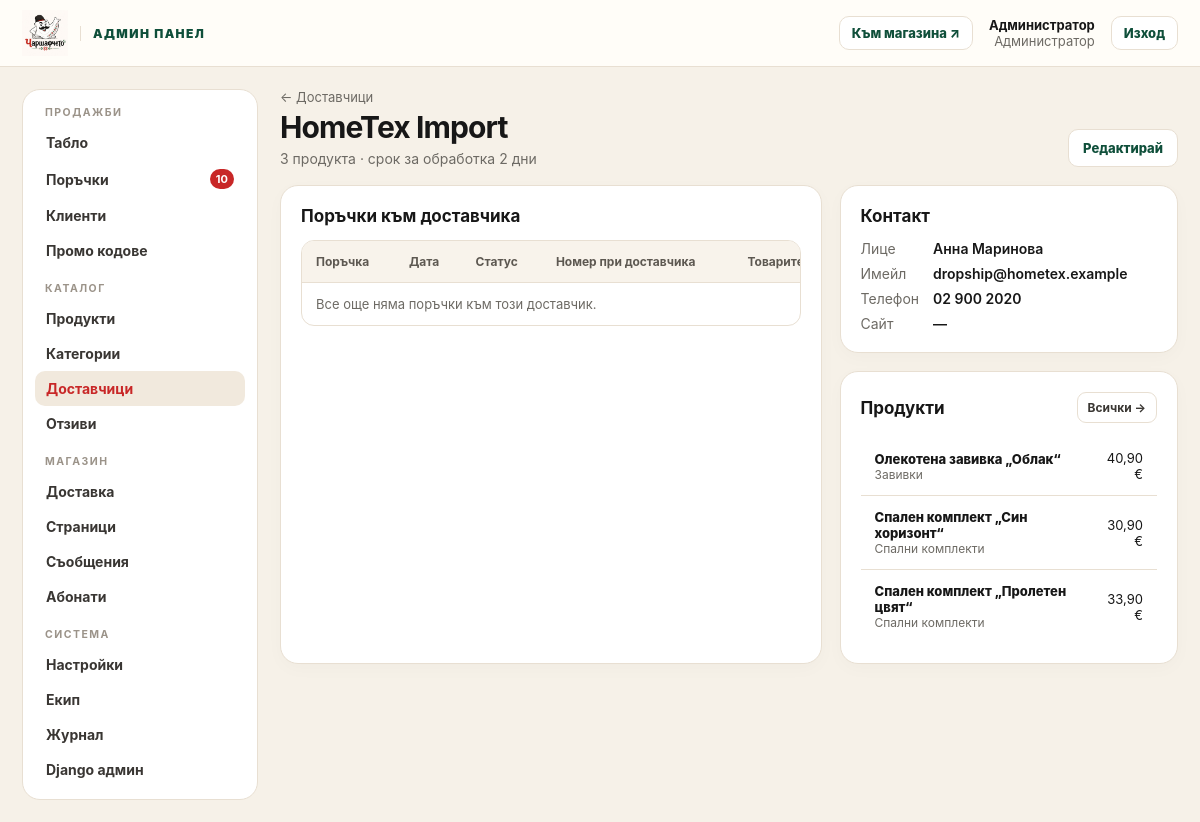
Page /dashboard/suppliers/2/ (signed in) on the committed database.
### accounts/models.py (models this page shows, shortened)
class User(AbstractUser):
    username = None
    email = models.EmailField("имейл", unique=True)
    phone = models.CharField("телефон", max_length=32, blank=True)
    marketing_consent = models.BooleanField("съгласие за маркетинг", default=False)
    email_verified = models.BooleanField("потвърден имейл", default=False)
    USERNAME_FIELD = "email"
    REQUIRED_FIELDS = []
    objects = UserManager()
    class Meta:
        verbose_name = "потребител"
        verbose_name_plural = "потребители"

### catalog/models.py (models this page shows, shortened)
class Supplier(models.Model):
    name = models.CharField("име", max_length=120)
    contact_person = models.CharField("лице за контакт", max_length=120, blank=True)
    email = models.EmailField("имейл за поръчки", blank=True)
    phone = models.CharField("телефон", max_length=40, blank=True)
    website = models.URLField("уебсайт", blank=True)
    processing_days = models.PositiveIntegerField(
        "срок за обработка (дни)", default=2, help_text="Колко работни дни отнема на доставчика да изпрати."
    )
    auto_forward = models.BooleanField(
        "автоматично препращане",
        default=False,
        help_text="Изпраща имейл с поръчката към доставчика веднага щом бъде потвърдена.",
    )
    notes = models.TextField("бележки", blank=True)
    is_active = models.BooleanField("активен", default=True)
    created_at = models.DateTimeField(auto_now_add=True)
    class Meta:
        ordering = ["name"]
        verbose_name = "доставчик"
        verbose_name_plural = "доставчици"

class Product(models.Model):
    name = models.CharField("име", max_length=200)
    slug = models.SlugField(unique=True, max_length=220, blank=True)
    sku = models.CharField("артикулен номер", max_length=60, unique=True, blank=True, null=True)
    category = models.ForeignKey(
        Category, on_delete=models.PROTECT, related_name="products", verbose_name="категория"
    )
    supplier = models.ForeignKey(
        Supplier, null=True, blank=True, on_delete=models.SET_NULL, related_name="products", verbose_name="доставчик"
    )
    supplier_url = models.URLField("линк към продукта при доставчика", blank=True)
    short_description = models.CharField("кратко описание", max_length=300, blank=True)
    description = models.TextField("описание", blank=True)
    price = models.DecimalField(
        "цена", max_digits=10, decimal_places=2, validators=[MinValueValidator(Decimal("0.01"))]
    )
    compare_at_price = models.DecimalField(
        "стара цена", max_digits=10, decimal_places=2, null=True, blank=True,
        help_text="Показва се зачеркната, когато продуктът е в промоция.",
    )
    cost_price = models.DecimalField(
        "доставна цена", max_digits=10, decimal_places=2, null=True, blank=True,
        help_text="Цената, която плащате на доставчика. Използва се за изчисляване на печалбата.",
    )
    material = models.CharField("материя", max_length=120, blank=True)
    pieces = models.CharField("комплект", max_length=60, blank=True)
    color = models.CharField("цвят", max_length=80, blank=True)
    care = models.CharField("поддръжка", max_length=200, blank=True, default="Пране на 40°C, без белина")
    badge = models.CharField("етикет", max_length=30, blank=True, help_text="Напр. „Ново“ или „Най-продаван“.")
    track_inventory = models.BooleanField(
        "следи наличност",
        default=True,
        help_text="Изключете, ако наличността се управлява изцяло от доставчика.",
    )
    is_active = models.BooleanField("публикуван", default=True)
    is_featured = models.BooleanField("препоръчан на началната страница", default=False)
    meta_title = models.CharField("SEO заглавие", max_length=160, blank=True)
    meta_description = models.CharField("SEO описание", max_length=300, blank=True)
    rating_avg = models.DecimalField(max_digits=3, decimal_places=2, default=0)
    rating_count = models.PositiveIntegerField(default=0)
    sales_count = models.PositiveIntegerField(default=0)
    search_text = models.TextField(editable=False, blank=True, help_text="Lower-cased text used for search.")
    created_at = models.DateTimeField(auto_now_add=True)
    updated_at = models.DateTimeField(auto_now=True)
    objects = ProductQuerySet.as_manager()
    class Meta:
        ordering = ["-created_at"]
        verbose_name = "продукт"
        verbose_name_plural = "продукти"
        indexes = [models.Index(fields=["is_active", "category"]), models.Index(fields=["-sales_count"])]

class Category(models.Model):
    name = models.CharField("име", max_length=100)
    slug = models.SlugField(unique=True, max_length=120, blank=True)
    parent = models.ForeignKey(
        "self", null=True, blank=True, on_delete=models.SET_NULL, related_name="children", verbose_name="родител"
    )
    tagline = models.CharField("подзаглавие", max_length=160, blank=True)
    description = models.TextField("описание", blank=True)
    image = models.ImageField("изображение", upload_to="categories/", blank=True)
    is_active = models.BooleanField("активна", default=True)
    show_in_menu = models.BooleanField("в главното меню", default=True)
    position = models.PositiveIntegerField("подредба", default=0)
    class Meta:
        ordering = ["position", "name"]
        verbose_name = "категория"
        verbose_name_plural = "категории"

### core/models.py (models this page shows, shortened)
class SiteSettings(models.Model):
    CURRENCY_CHOICES = [("EUR", "EUR (€)"), ("BGN", "BGN (лв.)")]
    store_name = models.CharField("име на магазина", max_length=80, default="Чаршафчето")
    tagline = models.CharField("слоган", max_length=160, default="Повече уют в живота")
    announcement = models.CharField(
        "лента с обява",
        max_length=200,
        blank=True,
        default="🚚 Безплатна доставка за поръчки над 50 € · 14 дни право на връщане",
    )
    currency = models.CharField("валута", max_length=3, choices=CURRENCY_CHOICES, default="EUR")
    show_secondary_currency = models.BooleanField(
        "показвай и цена в лева", default=True, help_text="Двойно обозначаване EUR / BGN по фиксирания курс."
    )
    free_shipping_threshold = models.DecimalField(
        "безплатна доставка над", max_digits=10, decimal_places=2, default=Decimal("50.00")
    )
    vat_rate = models.DecimalField("ДДС %", max_digits=5, decimal_places=2, default=Decimal("20.00"))
    prices_include_vat = models.BooleanField("цените са с ДДС", default=True)
    low_stock_threshold = models.PositiveIntegerField("праг за ниска наличност", default=5)
    contact_email = models.EmailField("имейл за контакт", default="info@charshafcheto.bg")
    orders_email = models.EmailField("имейл за известия за поръчки", default="orders@charshafcheto.bg")
    contact_phone = models.CharField("телефон", max_length=40, default="0888 123 456")
    address = models.CharField("адрес", max_length=200, default="България")
    company_name = models.CharField("фирма", max_length=120, blank=True)
    company_eik = models.CharField("ЕИК", max_length=20, blank=True)
    bank_iban = models.CharField("IBAN за банков превод", max_length=40, blank=True)
    bank_name = models.CharField("банка", max_length=80, blank=True)
    facebook_url = models.URLField(blank=True)
    instagram_url = models.URLField(blank=True)
    meta_description = models.CharField(
        "SEO описание",
        max_length=300,
        default="Спални комплекти, чаршафи, калъфки и завивки с български дух.",
    )
    updated_at = models.DateTimeField(auto_now=True)
    CACHE_KEY = "site_settings"
    class Meta:
        verbose_name = "настройки на магазина"
        verbose_name_plural = "настройки на магазина"
    @classmethod
    def load(cls):
        obj = cache.get(cls.CACHE_KEY)
        if obj is None:
            obj, _ = cls.objects.get_or_create(pk=1)
            cache.set(cls.CACHE_KEY, obj, 300)
        return obj
    @property
    def currency_symbol(self):
        return "€" if self.currency == "EUR" else "лв."

### dashboard/views/crud.py (the view)
# urls.py: path("suppliers/<int:pk>/", crud.supplier_detail, name="supplier_detail"),
@staff_required
def supplier_detail(request, pk):
    supplier = get_object_or_404(Supplier, pk=pk)
    return render(request, "dashboard/suppliers/detail.html", {
        "supplier": supplier,
        "products": supplier.products.select_related("category").prefetch_related("images")[:50],
        "n_products": supplier.products.count(),
        "page": paginate(request, supplier.supplier_orders.select_related("order")),
    })

### dashboard/templates/dashboard/suppliers/detail.html (shortened to what this page needs)
{% extends "dashboard/base.html" %}
{% load store_tags %}
{% block content %}
<div class="d-head">
  <div><div class="crumb"><a href="{% url 'dashboard:suppliers' %}">← Доставчици</a></div><h1>{{ supplier.name }}</h1><p class="d-sub">{{ n_products }} продукта · срок за обработка {{ supplier.processing_days }} дни{% if supplier.auto_forward %} · автоматично препращане{% endif %}</p></div>
  <div class="d-head-actions"><a class="btn btn-secondary btn-small" href="{% url 'dashboard:suppliers_edit' supplier.pk %}">Редактирай</a></div>
</div>
<div class="d-grid two">
  <section class="d-card"><h2>Поръчки към доставчика</h2>
    <div class="table-wrap"><table class="table d-table"><thead><tr><th>Поръчка</th><th>Дата</th><th>Статус</th><th>Номер при доставчика</th><th>Товарителница</th><th class="num">Сума</th></tr></thead><tbody>
      {% for so in page %}<tr><td><a class="d-strong" href="{% url 'dashboard:order_detail' so.order_id %}">{{ so.order.number }}</a></td><td>{{ so.created_at|date:'d.m.Y' }}</td><td><span class="status {{ so.status|status_class }}">{{ so.get_status_display }}</span></td><td>{{ so.supplier_reference|default:"—" }}</td><td>{{ so.tracking_number|default:"—" }}</td><td class="num">{{ so.cost_total|money }}</td></tr>
      {% empty %}<tr><td colspan="6" class="d-empty">Все още няма поръчки към този доставчик.</td></tr>{% endfor %}
    </tbody></table></div>
  </section>
  <div class="d-stack">
    <section class="d-card"><h2>Контакт</h2><dl class="d-kv">
      <dt>Лице</dt><dd>{{ supplier.contact_person|default:"—" }}</dd><dt>Имейл</dt><dd>{% if supplier.email %}<a href="mailto:{{ supplier.email }}">{{ supplier.email }}</a>{% else %}—{% endif %}</dd>
      <dt>Телефон</dt><dd>{{ supplier.phone|default:"—" }}</dd><dt>Сайт</dt><dd>{% if supplier.website %}<a href="{{ supplier.website }}" target="_blank" rel="noopener">{{ supplier.website }}</a>{% else %}—{% endif %}</dd></dl>
    </section>
    <section class="d-card"><h2>Продукти <a class="d-btn" href="{% url 'dashboard:products' %}?supplier={{ supplier.pk }}">Всички →</a></h2>
      <table class="table" style="min-width:0"><tbody>{% for p in products|slice:":10" %}<tr><td><a class="d-strong" href="{% url 'dashboard:product_edit' p.pk %}">{{ p.name }}</a><div class="d-muted">{{ p.category.name }}</div></td><td class="num" style="text-align:right">{{ p.price|money }}</td></tr>{% empty %}<tr><td class="d-empty">Няма продукти.</td></tr>{% endfor %}</tbody></table>
    </section>
  </div>
</div>
{% endblock %}

### dashboard/templates/dashboard/base.html (shortened to what this page needs)
{% load static dashboard_tags %}<!doctype html>
<html lang="bg">
<head>
  <link rel="stylesheet" href="{% static 'css/store.css' %}">
  <link rel="stylesheet" href="{% static 'css/dashboard.css' %}">
</head>
<body class="d-body">
{% dashboard_counts as counts %}
<header class="d-top">
  <div class="d-top-in">
    <a class="d-brand" href="{% url 'dashboard:home' %}"><img src="{% static 'img/logo.png' %}" alt="{{ store.store_name }}"><span>Админ панел</span></a>
    <a class="d-link" href="/" target="_blank" rel="noopener">Към магазина ↗</a>
    <div class="d-user"><b>{{ request.user.get_full_name|default:request.user.email }}</b>{% if request.user.is_superuser %}Администратор{% else %}Служител{% endif %}</div>
    <form method="post" action="{% url 'accounts:logout' %}">{% csrf_token %}<button class="d-link" type="submit">Изход</button></form>
  </div>
</header>
<div class="d-shell">
  <nav class="d-side" aria-label="Админ навигация">
    <h6>Продажби</h6>
    <a href="{% url 'dashboard:home' %}" class="{% nav_active 'home' %}">Табло</a>
    <a href="{% url 'dashboard:orders' %}" class="{% nav_active 'orders' 'order' 'supplier_order' %}">Поръчки {% if counts.orders %}<span class="d-count">{{ counts.orders }}</span>{% endif %}</a>
    <a href="{% url 'dashboard:customers' %}" class="{% nav_active 'customers' 'customer' 'guest' %}">Клиенти</a>
    <a href="{% url 'dashboard:coupons' %}" class="{% nav_active 'coupons' %}">Промо кодове</a>
    <h6>Каталог</h6>
    <a href="{% url 'dashboard:products' %}" class="{% nav_active 'products' 'product' 'variant' %}">Продукти</a>
    <a href="{% url 'dashboard:categories' %}" class="{% nav_active 'categories' %}">Категории</a>
    <a href="{% url 'dashboard:suppliers' %}" class="{% nav_active 'suppliers' 'supplier' %}">Доставчици</a>
    <a href="{% url 'dashboard:reviews' %}" class="{% nav_active 'reviews' 'review' %}">Отзиви {% if counts.reviews %}<span class="d-count">{{ counts.reviews }}</span>{% endif %}</a>
    <h6>Магазин</h6>
    <a href="{% url 'dashboard:shipping' %}" class="{% nav_active 'shipping' %}">Доставка</a>
    <a href="{% url 'dashboard:pages' %}" class="{% nav_active 'pages' %}">Страници</a>
    <a href="{% url 'dashboard:messages' %}" class="{% nav_active 'messages' 'message' %}">Съобщения {% if counts.messages %}<span class="d-count">{{ counts.messages }}</span>{% endif %}</a>
    <a href="{% url 'dashboard:subscribers' %}" class="{% nav_active 'subscribers' 'subscriber' %}">Абонати</a>
    <h6>Система</h6>
    {% if request.user.is_superuser %}
    <a href="{% url 'dashboard:settings' %}" class="{% nav_active 'settings' %}">Настройки</a>
    <a href="{% url 'dashboard:team' %}" class="{% nav_active 'team' %}">Екип</a>
    {% endif %}
    <a href="{% url 'dashboard:audit' %}" class="{% nav_active 'audit' %}">Журнал</a>
    {% if request.user.is_superuser %}<a href="{% url 'admin:index' %}">Django админ</a>{% endif %}
  </nav>
  <main class="d-main" id="main">
    {% block content %}{% endblock %}
  </main>
</div>
</body>
</html>

### rows in the picture
User: user.get_full_name "Администратор"
Supplier: name "HomeTex Import", processing_days "2", contact_person "Анна Маринова", email "dropship@hometex.example", phone "02 900 2020"
Product: name "Олекотена завивка „Облак“", category.name "Завивки", price "40,90 €"
Product: name "Спален комплект „Син хоризонт“", category.name "Спални комплекти", price "30,90 €"
Product: name "Спален комплект „Пролетен цвят“", category.name "Спални комплекти", price "33,90 €"

### other values in the picture
{{ counts.orders }} "10"
{{ n_products }} "3"
